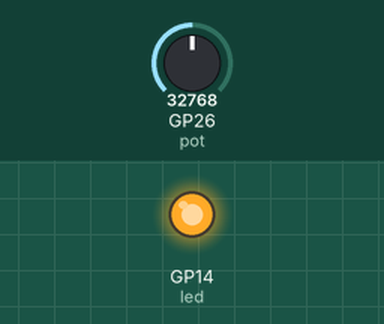
The program below on a simulated Raspberry Pi Pico running MicroPython. Parts: output pins drawn as LEDs (lit = HIGH). Inputs (shaded band) come from the test bench; at power-on: GP26 (pot) = 32768 (analog values on the 0–65535 scale). What the program prints to the serial console is not drawn.

Above: at 1.2 s.
1.3 s: GP26 (pot) set to 7864
At 2.0 s:
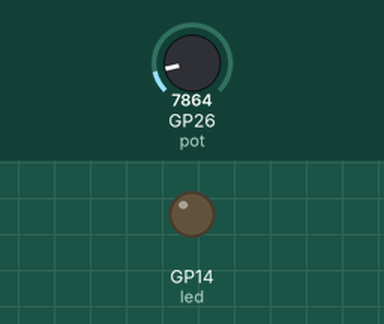
9.0 s: GP26 (pot) set to 32767
Timing chart, 0 to 19.5 s (numbered marks = the images above; inputs shaded):
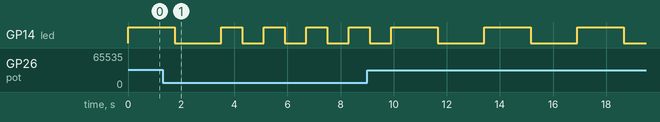

The program:

pisca-pisca.py
```python
from machine import Pin, ADC
from utime import sleep

led = Pin(14, Pin.OUT)
pot = ADC(26)

def mapear(valor, in_min, in_max, out_min, out_max):
    return (valor - in_min) * (out_max - out_min) / (in_max - in_min) + out_min

while True:

    val = pot.read_u16()


    tempo = mapear(val, 0, 65535, 0.5, 3)

    print("Tempo de pisca:", tempo)

    led.value(1)
    sleep(tempo)

    led.value(0)
    sleep(tempo)


                
```

Measured:
- by itself, GP14 (led): repeats every 3.5 s: HIGH 1.7 s, LOW 1.8 s
